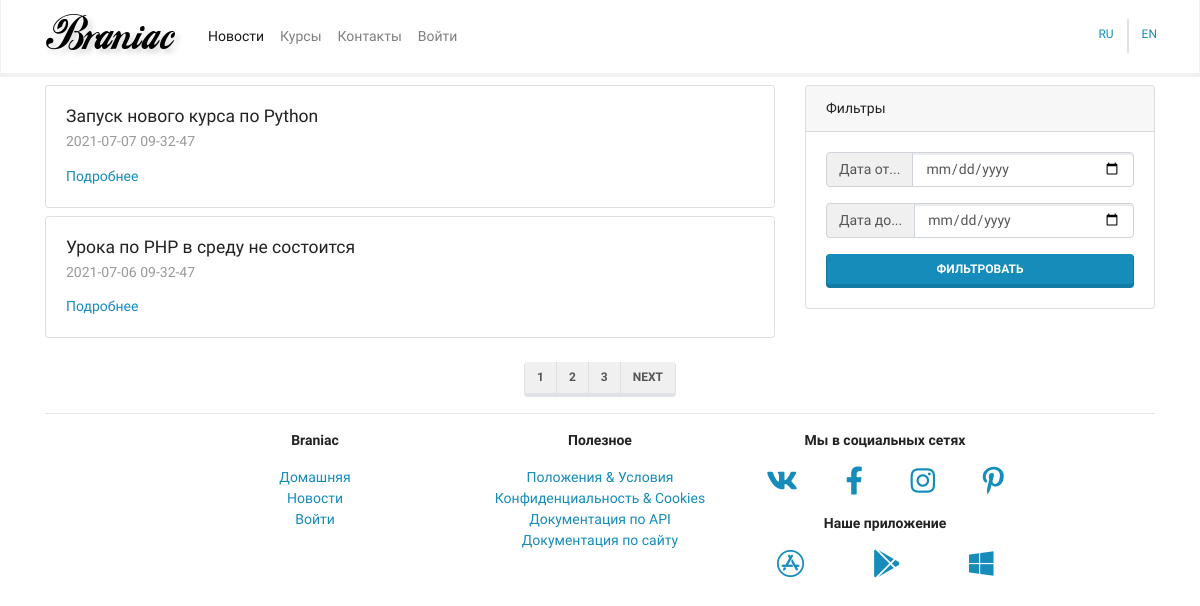
Before: /mainapp/news/ with the older database file.
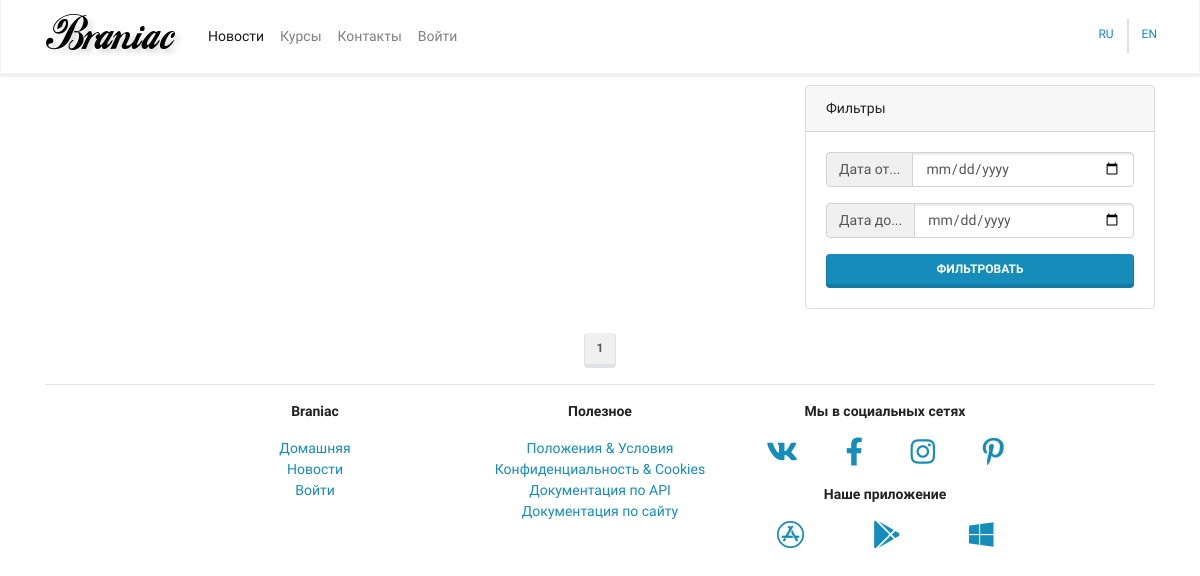
After: the same page with the newer database file.
### mainapp/models.py (models this page shows, shortened)
class BaseModel(models.Model):
    created = models.DateTimeField(auto_now_add=True, verbose_name=_("Created"), editable=False)
    updated = models.DateTimeField(auto_now=True, verbose_name=_("Edited"), editable=False)
    deleted = models.BooleanField(default=False)
    class Meta:
        abstract = True
        ordering = ("-created",)

class News(BaseModel):
    objects = NewsManager()
    title = models.CharField(max_length=256, verbose_name=_("Title"))
    preamble = models.CharField(max_length=1024, verbose_name=_("Preamble"))
    body = models.TextField(blank=True, null=True, verbose_name=_("Body"))
    body_as_markdown = models.BooleanField(default=False, verbose_name=_("As markdown"))
    class Meta:
        verbose_name = 'новость'
        verbose_name_plural = "новости"

### mainapp/views.py (the view)
# urls.py: path('news/', views.NewsListView.as_view(), name='news'),
class NewsListView(ListView):
    model = News
    paginate_by = 2
    def get_queryset(self):
        return super().get_queryset().filter(deleted=False)

### mainapp/models.py (called while the page is built)
    def get_queryset(self):
        return super().get_queryset().filter()

### mainapp/templates/mainapp/news_list.html (shortened to what this page needs)
{% extends 'mainapp/base.html' %}
{% block content %}
    <div class="row">
        <div class="col-lg-8">
            {% for item in object_list %}
                <div class="card my-2">
                    <div class="card-body">
                        <h5 class="card-title">{{ item.title }}</h5>
                        <h6 class="card-subtitle mb-2 text-muted">
                            {{ item.created|date:"Y-m-d h-i-s" }}
                        </h6>
                        <div class="row">
                            <div class="col">
                                <a href="{% url 'mainapp:news_detail' pk=item.pk %}"
                                   class="card-link">Подробнее</a>
                            </div>
                        </div>
                    </div>
                </div>
            {% endfor %}
        </div>
        <div class="col-lg-4">
            <div class="card my-2 sticky-top">
                <div class="card-header">
                    Фильтры
                </div>
                <div class="card-body">
                    <form action="">
                        <div class="input-group mb-3">
                            <div class="input-group-prepend">
                                <span class="input-group-text" id="basic-addon1">Дата от...</span>
                            </div>
                            <input type="date" class="form-control" name="dateFrom">
                        </div>
                        <div class="input-group mb-3">
                            <div class="input-group-prepend">
                                <span class="input-group-text" id="basic-addon1">Дата до...</span>
                            </div>
                            <input type="date" class="form-control" name="dateTo">
                        </div>
                        <button type="submit"
                                class="btn btn-primary btn-block">Фильтровать
                        </button>
                    </form>
                </div>
            </div>
        </div>
    </div>
    <div class="row justify-content-center align-items-center mt-3 mb-n3">
        <nav aria-label="Page navigation example">
            <ul class="pagination">
                {% for item in page_obj.paginator.page_range %}
                    <li class="page-item"><a class="page-link" href="?page={{ item }}">{{ item }}</a></li>
                {% endfor %}
                {% if page_obj.has_next %}
                    <li class="page-item"><a class="page-link" href="?page={{ page_obj.next_page_number }}">Next</a></li>
                {% endif %}
            </ul>
        </nav>
    </div>
{% endblock content %}

Changed rows visible on the page:
removed News: title "Запуск нового курса по Python", created "2021-07-07 09-32-47"
removed News: title "Урока по PHP в среду не состоится", created "2021-07-06 09-32-47"
Other visible differences:
list line gone: "2"
list line gone: "3"
text no longer shown: "NEXT"
